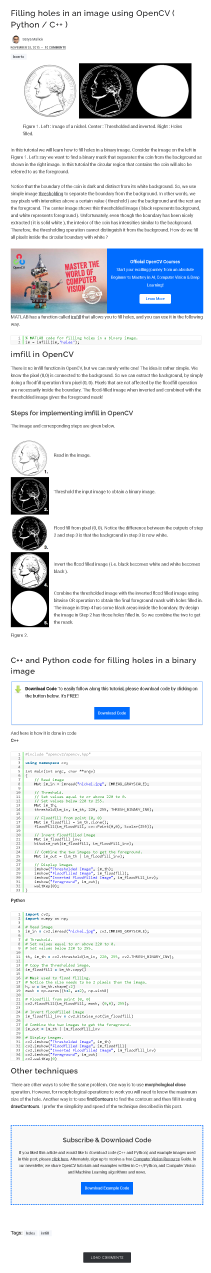
#> input picture OpenCV技巧_二值圖孔洞填充方法與實現(附源碼)/screencapture-learnopencv-filling-holes-in-an-image-using-opencv-python-c-2021-08-23-16_19_51.png, 842 x 5090 px (shown at 1/4 size)
$ python linearPolar_OpenCV3.py '../../../../../../OpenCV技巧_二值圖孔洞填充方法與實現(附源碼)/screencapture-learnopencv-filling-holes-in-an-image-using-opencv-python-c-2021-08-23-16_19_51.png'   (Python 2 division)
#> lines starting #> are read from the running program, lines starting #| are printed output that depends on the picture
# -*- coding: utf-8 -*-
import cv2
import sys
#主函数
if __name__ == "__main__":
    if len(sys.argv)>1:
        src = cv2.imread(sys.argv[1],cv2.IMREAD_ANYCOLOR)
#> src is the input picture: shape (5090, 842, 3); mean B, G, R 237.2, 233.5, 230.7
    else:
        print "Usage: python linearPolar.py image"
    #显示原图
    cv2.imshow("src",src)
    #图像的极坐标变换
    dst = cv2.linearPolar(src,(508,503),550,cv2.INTER_LINEAR)
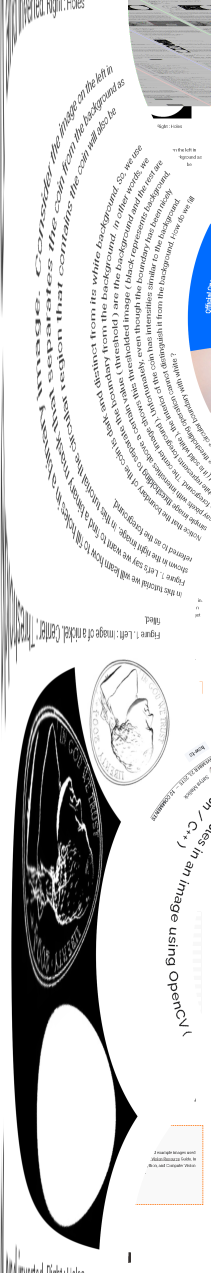
#> dst: shape (5090, 842, 3) (shown at 1/4 size); mean B, G, R 213.4, 212.3, 211.6
    #显示极坐标变化的结果
    cv2.imshow("dst",dst)
    cv2.waitKey(0)
    cv2.destroyAllWindows()
